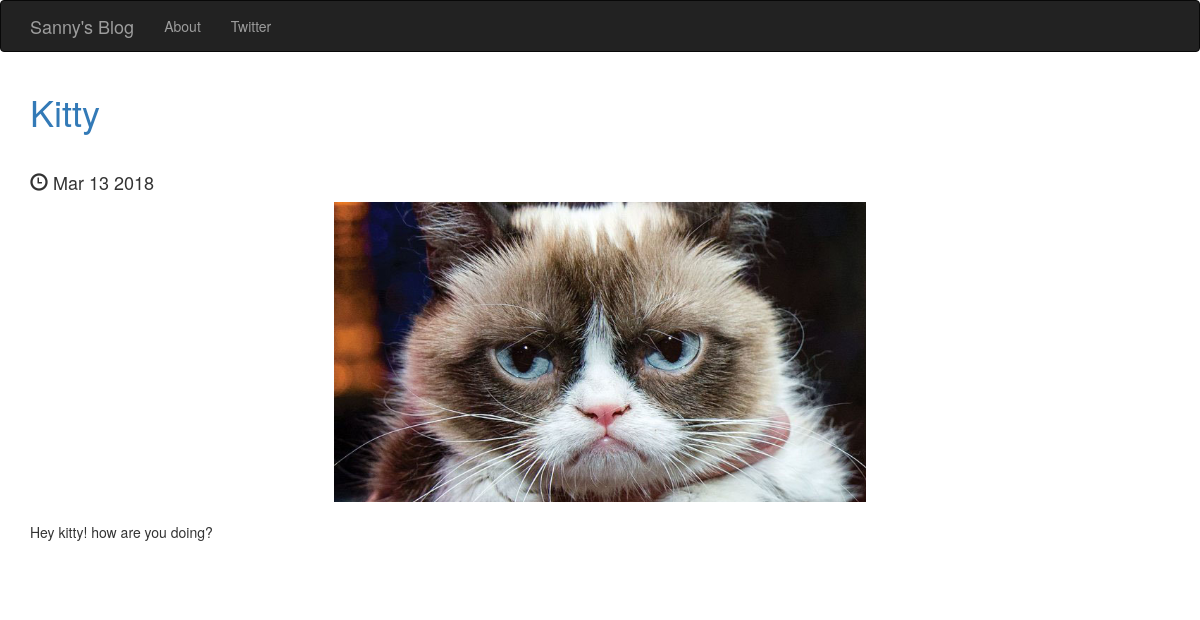
Page /posts/2/ on the committed database.
### posts/models.py (models this page shows, shortened)
class Post(models.Model):
    title = models.CharField(max_length=250)
    pub_date = models.DateTimeField()
    image = models.ImageField(upload_to='media/')
    body = models.TextField()
    def pub_date_pretty(self):
        return self.pub_date.strftime('%b %e %Y')

### posts/views.py (the view)
# urls.py: url(r'^posts/(?P<post_id>[0-9]+)/$', views.post_details, name='post_detail'),
def post_details(request, post_id):
	post = get_object_or_404(Post, pk=post_id)
	return render(request, 'posts/posts_detail.html', {'post':post})

### posts/templates/posts/posts_detail.html (shortened to what this page needs)
<!DOCTYPE html>
<html lang="en">
  <head>
    <link rel="stylesheet" href="https://maxcdn.bootstrapcdn.com/bootstrap/3.3.7/css/bootstrap.min.css">
  </head>
  <body>
    <nav class="navbar navbar-inverse">
	  <div class="container">
	    <div class="navbar-header">
	      <a class="navbar-brand" href="{% url 'home' %}">Sanny's Blog</a>
	    </div>
	    <div class="collapse navbar-collapse" id="mynav">
      	  <ul class="nav navbar-nav">
      	  <li><a href="{%  url 'about' %}">About</a></li>
      	  <li><a href="https://www.twitter.com/sannyiitkgp">Twitter</a></li>
      	  </ul>
      	</div>
	  </div>
	</nav>
	<div class="container">
		<a href="{%  url 'post_detail' post.id %}"><h1>{{ post.title }}</h1></a>
		<br />
		<h4><span class="glyphicon glyphicon-time" aria-hidden="true"></span> {{ post.pub_date_pretty }}</h4>
		<img src="{{ post.image.url }}"  class="img-responsive center-block" style="max-height:300px"/>
		<br />
		<p>{{ post.body }}</p>
		<br />
		<br />
	</div>
  </body>
</html>

### rows in the picture
Post: title "Kitty", pub_date_pretty "Mar 13 2018", image (picture), body "Hey kitty! how are you doing?"
